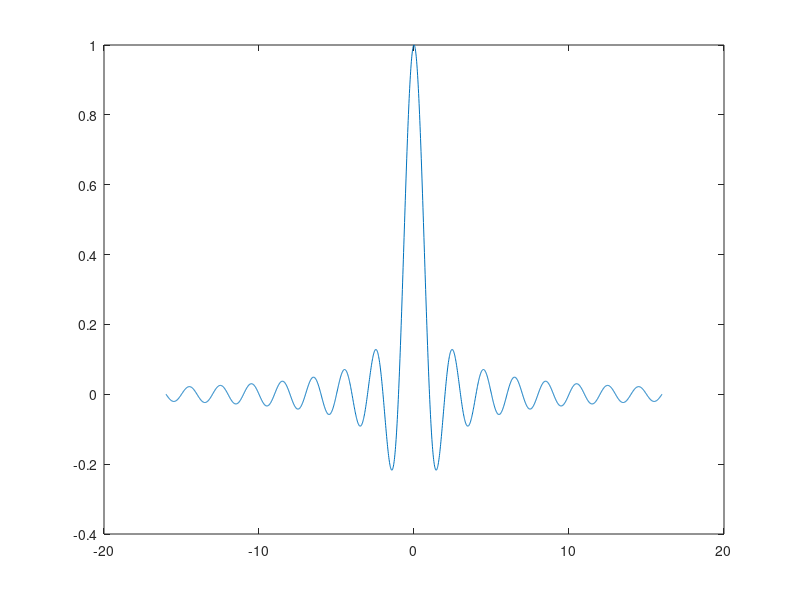

Reproduce this figure in MATLAB.
clear all; close all;

Nz = 16;
Om = 64;
filename = "blep";

N = Nz*Om*2+1;

x = linspace(-Nz, Nz, N);
y = sin(pi*x)./(pi*x);
y(x == 0) = 1;
plot(x, y);
y = y .* blackman(N)';

step = sign(x);

acc = 0;
for n=1:N
  acc = acc + 1/(Nz*2) * y(n);
  BLEP(n) = acc;
end
BLEP = BLEP - 1;
BLEP_diff = BLEP - step;

figure;
## plot(x, step);
## hold on;
## plot(x, BLEP);
## hold on;
## plot(x, BLEP_diff);

full_filename = sprintf("%s_%d_%d.cpp", filename,Nz,Om);
fileid = fopen(full_filename, "w");
fprintf(fileid, "const float %s_%d_%d[] = {", filename, Nz, Om);
for n=1:N
  fprintf(fileid, "%f,", BLEP_diff(n));
end
fprintf(fileid, "};\n", BLEP_diff(n));
fclose(fileid);
